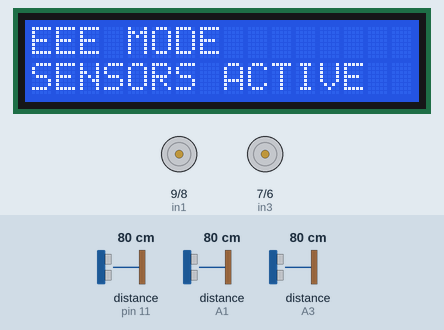
Simulated run of this sketch. Board: Arduino Uno, built with avr-gcc and run on an emulated ATmega328P. On the bench: 16×2 character LCD, motor-driver pin pairs drawn as motors (green arrow = first pin HIGH = forward, orange = second pin HIGH = backward, longer = more drive, scaled by the enable pin). Wiring (inferred from the names in the program): 3 × ultrasonic range finder: trigger pin 12, echo pin 11 / trigger A0, echo A1 / trigger A2, echo A3. Inputs (shaded band) come from the test bench; at power-on: distance to the obstacle (sensors on pin 11, A1, A3) 80 cm. The echo pulse lasts 58.3 µs per cm; random numbers use the default seed unless the sketch sets one; what the sketch prints to the serial monitor is not drawn.

Above: at 1.6 s.
At 3.7 s:
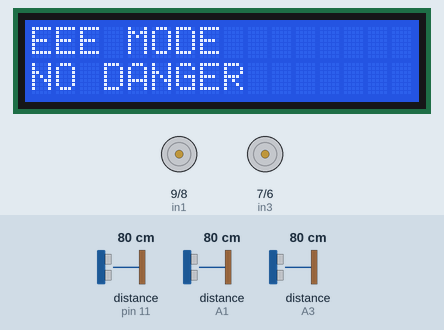
3.8 s: distance to the obstacle (sensor on pin 11) set to 22 cm
6.8 s: distance to the obstacle (sensor on pin 11) set to 18 cm
At 8.1 s:
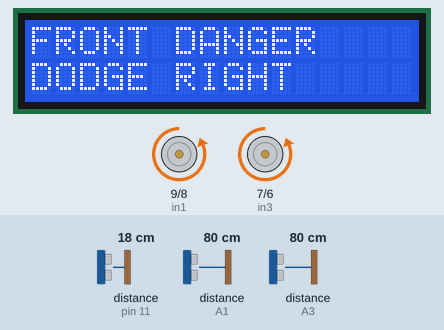
8.4 s: distance to the obstacle (sensor on A1) set to 23 cm
9.9 s: distance to the obstacle (sensor on A1) set to 19 cm
At 11.2 s:
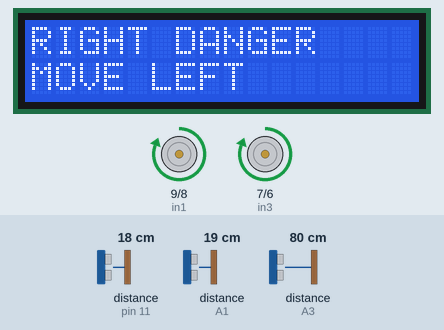
11.5 s: distance to the obstacle (sensor on A3) set to 23 cm
14.5 s: distance to the obstacle (sensor on A3) set to 18 cm
At 15.3 s:
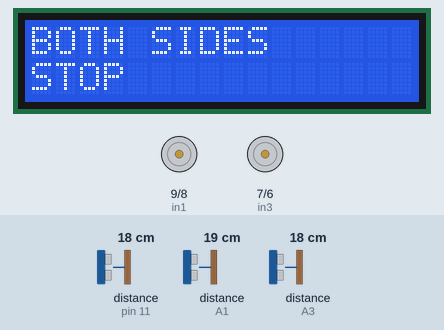
Timing chart, 0 to 17.1 s (numbered marks = the images above; inputs shaded):
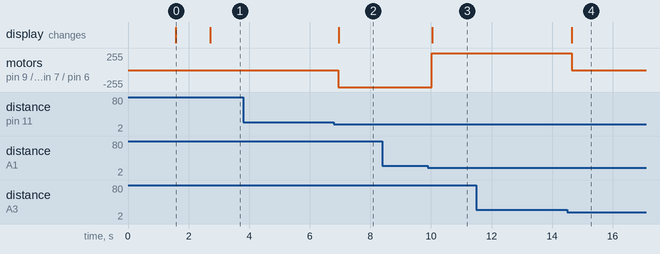

Measured:
- the behaviour switches between 21 and 20 cm on distance to the obstacle (sensor on pin 11) (found by bisection; images 1 and 2)
- the behaviour switches between 21 and 20 cm on distance to the obstacle (sensor on A1) (found by bisection; images 2 and 3)
- the behaviour switches between 21 and 20 cm on distance to the obstacle (sensor on A3) (found by bisection; images 3 and 4)
- after the input at 3.8 s, every drawn part: stays the same
- after the input at 6.8 s, motor on pin 9 (in1) / pin 8 (in2), motor on pin 7 (in3) / pin 6 (in4): stopped → backward 255/255 after 0.15 s; the display: changes after 0.15 s (image 2)
- after the input at 8.4 s, every drawn part: stays the same
- after the input at 9.9 s, motor on pin 9 (in1) / pin 8 (in2), motor on pin 7 (in3) / pin 6 (in4): backward 255/255 → forward 255/255 after 0.14 s; the display: changes after 0.14 s (image 3)
- after the input at 11.5 s, every drawn part: stays the same
- after the input at 14.5 s, motor on pin 9 (in1) / pin 8 (in2), motor on pin 7 (in3) / pin 6 (in4): forward 255/255 → stopped after 0.15 s; the display: changes after 0.15 s (image 4)
- what the display in image 0 shows lasts 1.1 s, from 1.6 s to 2.7 s

The sketch:

eeemode.ino
```cpp
#include <LiquidCrystal.h>

// =====================================================
// LCD PINS
// =====================================================

const int lcdRS = A4;
const int lcdEN = A5;
const int lcdD4 = 4;
const int lcdD5 = 3;
const int lcdD6 = 2;
const int lcdD7 = 13;

LiquidCrystal lcd(
  lcdRS,
  lcdEN,
  lcdD4,
  lcdD5,
  lcdD6,
  lcdD7
);

// =====================================================
// HC-SR04 SENSOR PINS
// =====================================================

// Middle sensor
const int trigMiddle = 12;
const int echoMiddle = 11;

// Right sensor
const int trigRight = A0;
const int echoRight = A1;

// Left sensor
const int trigLeft = A2;
const int echoLeft = A3;

// Danger distance in centimeters
const int distanceLimit = 20;

// =====================================================
// L298N MOTOR PINS
// =====================================================

const int enA = 10;
const int in1 = 9;
const int in2 = 8;

const int in3 = 7;
const int in4 = 6;
const int enB = 5;

const int motorSpeed = 255;

// =====================================================
// VARIABLES
// =====================================================

int escapeDirection = 0;

String previousLCDLine1 = "";
String previousLCDLine2 = "";

// =====================================================
// SETUP
// =====================================================

void setup() {
  Serial.begin(9600);

  // ---------- LCD ----------
  lcd.begin(16, 2);
  lcd.clear();

  lcd.setCursor(0, 0);
  lcd.print("ROBOT STARTING");

  lcd.setCursor(0, 1);
  lcd.print("PLEASE WAIT");

  // ---------- SENSORS ----------
  pinMode(trigMiddle, OUTPUT);
  pinMode(echoMiddle, INPUT);

  pinMode(trigRight, OUTPUT);
  pinMode(echoRight, INPUT);

  pinMode(trigLeft, OUTPUT);
  pinMode(echoLeft, INPUT);

  // Keep trigger pins LOW initially
  digitalWrite(trigMiddle, LOW);
  digitalWrite(trigRight, LOW);
  digitalWrite(trigLeft, LOW);

  // ---------- MOTORS ----------
  pinMode(enA, OUTPUT);
  pinMode(in1, OUTPUT);
  pinMode(in2, OUTPUT);

  pinMode(in3, OUTPUT);
  pinMode(in4, OUTPUT);
  pinMode(enB, OUTPUT);

  stopMotors();

  randomSeed(micros());

  delay(1500);

  updateLCD(
    "EEE MODE",
    "SENSORS ACTIVE"
  );

  delay(1000);
}

// =====================================================
// MAIN LOOP
// =====================================================

void loop() {
  // Read sensors one by one to reduce interference
  long middleDistance = measureDistance(
    trigMiddle,
    echoMiddle
  );

  delay(40);

  long rightDistance = measureDistance(
    trigRight,
    echoRight
  );

  delay(40);

  long leftDistance = measureDistance(
    trigLeft,
    echoLeft
  );

  delay(40);

  // ---------- SERIAL MONITOR ----------
  Serial.print("Middle: ");
  printDistance(middleDistance);

  Serial.print(" | Right: ");
  printDistance(rightDistance);

  Serial.print(" | Left: ");
  printDistance(leftDistance);

  Serial.println();

  // ---------- DETECTION ----------
  bool middleDetected =
    middleDistance > 0 &&
    middleDistance < distanceLimit;

  bool rightDetected =
    rightDistance > 0 &&
    rightDistance < distanceLimit;

  bool leftDetected =
    leftDistance > 0 &&
    leftDistance < distanceLimit;

  // ===================================================
  // NO SENSOR DETECTS AN OBJECT
  // ===================================================

  if (
    !middleDetected &&
    !rightDetected &&
    !leftDetected
  ) {
    escapeDirection = 0;

    stopMotors();

    updateLCD(
      "EEE MODE",
      "NO DANGER"
    );
  }

  // ===================================================
  // ONLY MIDDLE SENSOR DETECTS AN OBJECT
  // ===================================================

  else if (
    middleDetected &&
    !rightDetected &&
    !leftDetected
  ) {
    // Choose direction once
    if (escapeDirection == 0) {
      escapeDirection = random(1, 3);
    }

    if (escapeDirection == 1) {
      moveRight();

      updateLCD(
        "FRONT DANGER",
        "DODGE RIGHT"
      );

      Serial.println("Action: DODGE RIGHT");
    }
    else {
      moveLeft();

      updateLCD(
        "FRONT DANGER",
        "DODGE LEFT"
      );

      Serial.println("Action: DODGE LEFT");
    }
  }

  // ===================================================
  // RIGHT SENSOR DETECTS AN OBJECT
  // MOVE LEFT
  // ===================================================

  else if (
    rightDetected &&
    !leftDetected
  ) {
    escapeDirection = 0;

    moveLeft();

    updateLCD(
      "RIGHT DANGER",
      "MOVE LEFT"
    );

    Serial.println("Action: MOVE LEFT");
  }

  // ===================================================
  // LEFT SENSOR DETECTS AN OBJECT
  // MOVE RIGHT
  // ===================================================

  else if (
    leftDetected &&
    !rightDetected
  ) {
    escapeDirection = 0;

    moveRight();

    updateLCD(
      "LEFT DANGER",
      "MOVE RIGHT"
    );

    Serial.println("Action: MOVE RIGHT");
  }

  // ===================================================
  // BOTH SIDES DETECT OBJECTS
  // ===================================================

  else if (
    leftDetected &&
    rightDetected
  ) {
    escapeDirection = 0;

    stopMotors();

    updateLCD(
      "BOTH SIDES",
      "STOP"
    );

    Serial.println("Action: STOP");
  }

  delay(50);
}

// =====================================================
// MEASURE DISTANCE
// =====================================================

long measureDistance(int trigPin, int echoPin) {
  digitalWrite(trigPin, LOW);
  delayMicroseconds(3);

  digitalWrite(trigPin, HIGH);
  delayMicroseconds(10);

  digitalWrite(trigPin, LOW);

  unsigned long duration = pulseIn(
    echoPin,
    HIGH,
    30000UL
  );

  // No echo received
  if (duration == 0) {
    return 999;
  }

  long distance = duration * 0.0343 / 2.0;

  return distance;
}

// =====================================================
// PRINT DISTANCE
// =====================================================

void printDistance(long distance) {
  if (distance == 999) {
    Serial.print("NO ECHO");
  }
  else {
    Serial.print(distance);
    Serial.print(" cm");
  }
}

// =====================================================
// MOVE LEFT
// Original motor logic
// =====================================================

void moveLeft() {
  digitalWrite(in1, HIGH);
  digitalWrite(in2, LOW);

  digitalWrite(in3, HIGH);
  digitalWrite(in4, LOW);

  analogWrite(enA, motorSpeed);
  analogWrite(enB, motorSpeed);
}

// =====================================================
// MOVE RIGHT
// Original motor logic
// =====================================================

void moveRight() {
  digitalWrite(in1, LOW);
  digitalWrite(in2, HIGH);

  digitalWrite(in3, LOW);
  digitalWrite(in4, HIGH);

  analogWrite(enA, motorSpeed);
  analogWrite(enB, motorSpeed);
}

// =====================================================
// STOP MOTORS
// =====================================================

void stopMotors() {
  digitalWrite(in1, LOW);
  digitalWrite(in2, LOW);

  digitalWrite(in3, LOW);
  digitalWrite(in4, LOW);

  analogWrite(enA, 0);
  analogWrite(enB, 0);
}

// =====================================================
// LCD UPDATE
// =====================================================

void updateLCD(String line1, String line2) {
  line1 = line1.substring(0, 16);
  line2 = line2.substring(0, 16);

  if (
    line1 == previousLCDLine1 &&
    line2 == previousLCDLine2
  ) {
    return;
  }

  previousLCDLine1 = line1;
  previousLCDLine2 = line2;

  lcd.clear();

  lcd.setCursor(0, 0);
  lcd.print(line1);

  lcd.setCursor(0, 1);
  lcd.print(line2);
}
```
